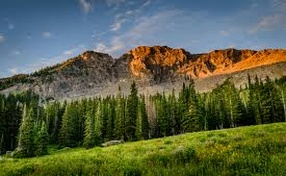
#> input picture 2.jfif, 286 x 176 px, found by its file name
$ python hw3.py
#> lines starting #> are read from the running program, lines starting #| are printed output that depends on the picture; after the words box and inside, x2 and y2 are one past the last pixel; in counts of white or black regions, pixels touching at a corner belong together
import cv2

#Grayscaling of an image

image=cv2.imread("E:/Sruthi/Open CV/Lesson 3/2.jfif")
#> image is the input picture: shape (176, 286, 3); mean B, G, R 71.8, 97, 89.4
cv2.imshow("Original Image",image)
cv2.waitKey(0)

gray_image=cv2.cvtColor(image,cv2.COLOR_BGR2GRAY)
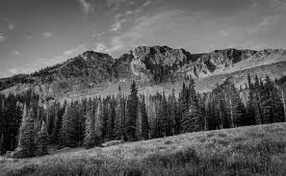
#> gray_image: shape (176, 286); min 0, max 199, mean 91.8
cv2.imshow("Gray Scale Image",gray_image)
cv2.waitKey(0)

# Using averaging of pixels method to grayscale the image
# Without using the library to grayscale the image

img=cv2.imread("E:/Sruthi/Open CV/Lesson 3/2.jfif")
(row,col)=image.shape[0:2]
#> row = 176; col = 286
for i in range(row):
    for j in range(col):
        img[i,j]=sum(img[i,j])*0.33
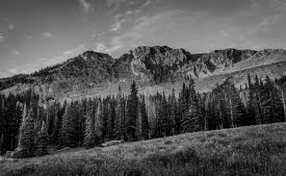
#> img: shape (176, 286, 3); min 0, max 198, mean 84.7

cv2.imshow("GrayScale Image using averaging",img)
cv2.waitKey(0)

#Rotating an image

image=cv2.imread("E:/Sruthi/Open CV/Lesson 3/2.jfif")
(rows,cols)=image.shape[:2]
#> rows = 176; cols = 286

# getRotationMatrix2D creates a matrix needed for transformation.
# We want matrix for rotation w.r.t center to 45 degree without scaling.
M = cv2.getRotationMatrix2D((cols / 2, rows / 2), 45, 1)
res = cv2.warpAffine(image, M, (cols, rows))
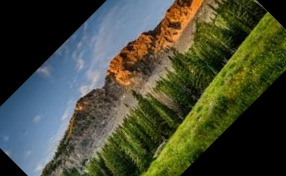
#> res: shape (176, 286, 3); mean B, G, R 54.9, 74.4, 69.5

cv2.imwrite('result.jpg', res)
cv2.imshow("Rotated Image",res)
cv2.waitKey(0)


#Edge Detection

image=cv2.imread("E:/Sruthi/Open CV/Lesson 3/2.jfif")
#uisng Canny edge detection algorithm

edge=cv2.Canny(image,100,200)
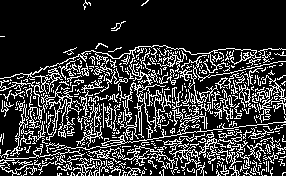
#> edge: shape (176, 286); 21.1% white in thin lines or dots
cv2.imshow("Edge Detection",edge)
cv2.waitKey(0)

#Convert image from one color frame to other
#Convert image from RGB to HSV

image=cv2.imread("E:/Sruthi/Open CV/Lesson 3/2.jfif")
hsvImg=cv2.cvtColor(image,cv2.COLOR_BGR2HSV)
#> hsvImg: shape (176, 286, 3); mean H, S, V 55.3, 149.2, 112.5
cv2.imshow("HSV Image",hsvImg)
cv2.waitKey(0)

cv2.destroyAllWindows()

$ run again, with 1.jfif copied over 2.jfif
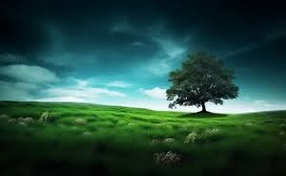
#> input picture 1.jfif, 286 x 176 px, found by its file name
#> image is the input picture: shape (176, 286, 3); mean B, G, R 64.1, 74.6, 37.4
#> after the loop `for i in range(row):`:
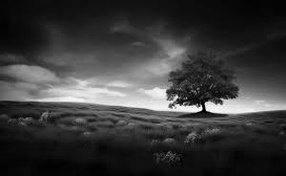
#> img: shape (176, 286, 3); min 0, max 250, mean 57.6
#> `edge=cv2.Canny(image,100,200)`:
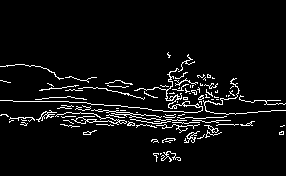
#> edge: shape (176, 286); 5.5% white in thin lines or dots, all inside (x1, y1, x2, y2) = (0, 52, 286, 162)
#> hsvImg: shape (176, 286, 3); mean H, S, V 80.2, 169.7, 78.4

$ run again, with 3.jfif copied over 2.jfif
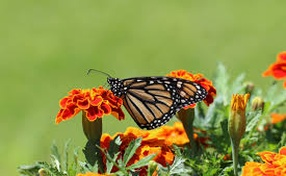
#> input picture 3.jfif, 286 x 176 px, found by its file name
#> image is the input picture: shape (176, 286, 3); mean B, G, R 71.3, 147.5, 142.1
#> after the loop `for i in range(row):`:
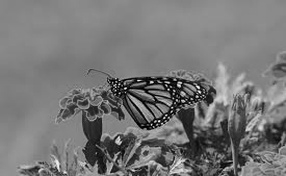
#> img: shape (176, 286, 3); min 0, max 250, mean 118.6
#> `edge=cv2.Canny(image,100,200)`:
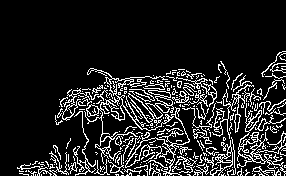
#> edge: shape (176, 286); 13.5% white in thin lines or dots, all inside (x1, y1, x2, y2) = (17, 51, 286, 176)
#> hsvImg: shape (176, 286, 3); mean H, S, V 35.9, 144, 162.3
